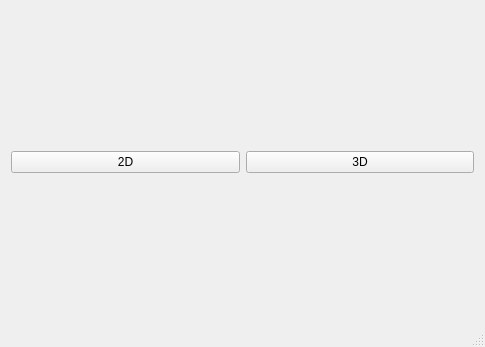
<?xml version="1.0" encoding="UTF-8"?>
<ui version="4.0">
 <class>AFMA_MainWindow</class>
 <widget class="QMainWindow" name="AFMA_MainWindow">
  <property name="geometry">
   <rect>
    <x>0</x>
    <y>0</y>
    <width>485</width>
    <height>347</height>
   </rect>
  </property>
  <property name="windowTitle">
   <string>AFMA_MainWindow</string>
  </property>
  <widget class="QWidget" name="centralWidget">
   <layout class="QGridLayout" name="gridLayout">
    <item row="0" column="0">
     <widget class="QPushButton" name="psBtn_2D">
      <property name="text">
       <string>2D</string>
      </property>
     </widget>
    </item>
    <item row="0" column="1">
     <widget class="QPushButton" name="psBtn_3D">
      <property name="text">
       <string>3D</string>
      </property>
     </widget>
    </item>
   </layout>
  </widget>
  <widget class="QMenuBar" name="menuBar">
   <property name="geometry">
    <rect>
     <x>0</x>
     <y>0</y>
     <width>485</width>
     <height>21</height>
    </rect>
   </property>
  </widget>
  <widget class="QStatusBar" name="statusBar"/>
 </widget>
 <layoutdefault spacing="6" margin="11"/>
 <resources/>
 <connections/>
 <slots>
  <slot>show2D()</slot>
 </slots>
</ui>
